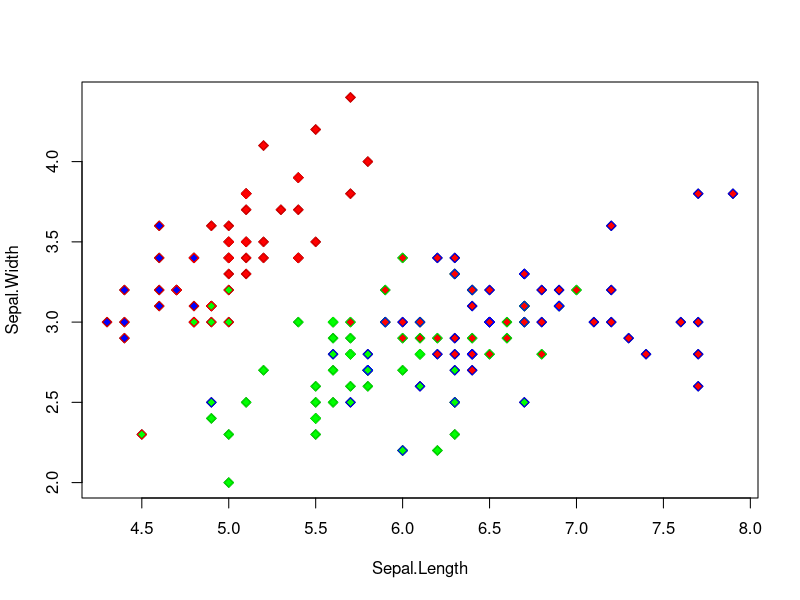
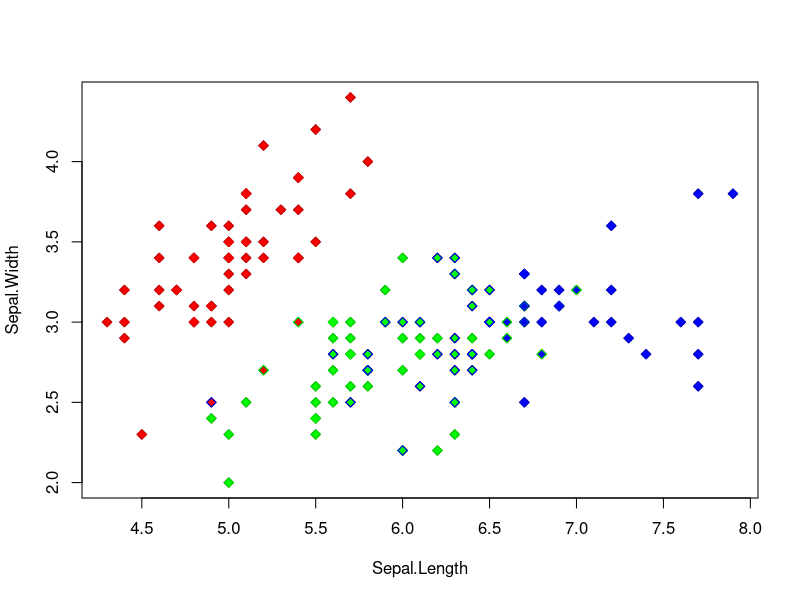
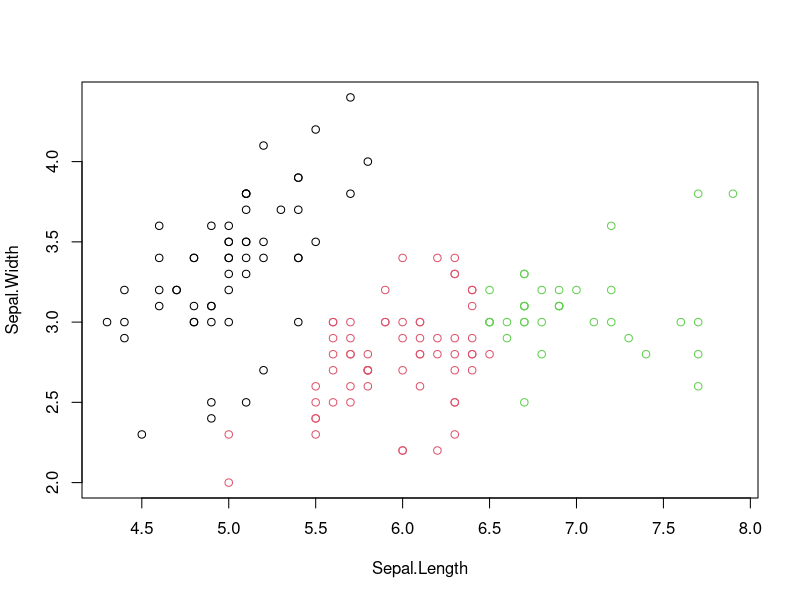
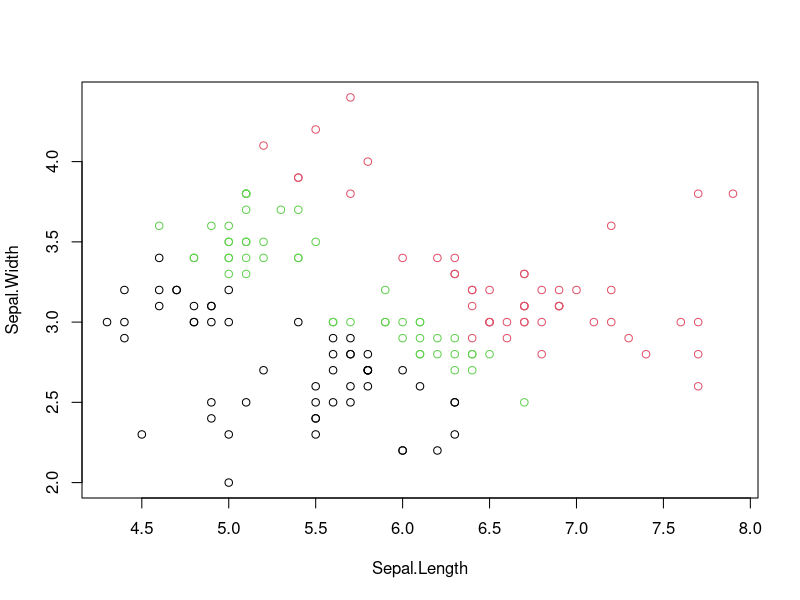
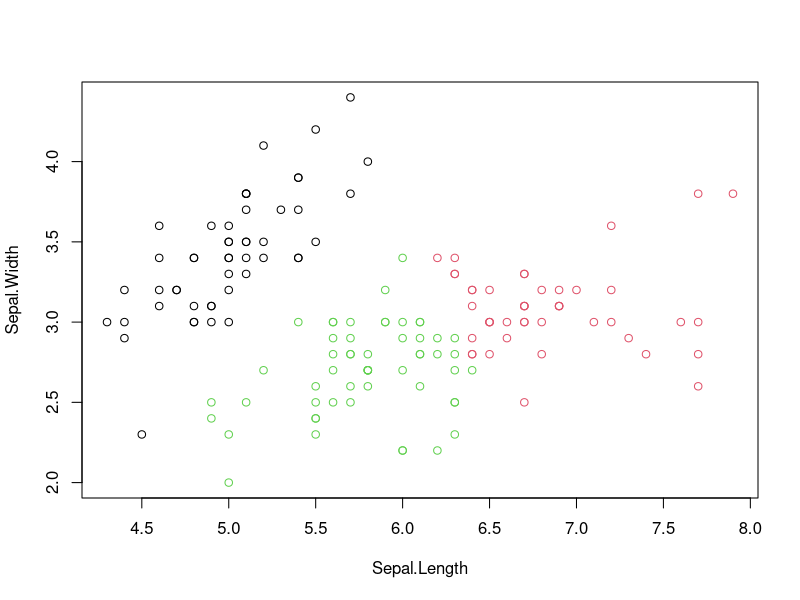
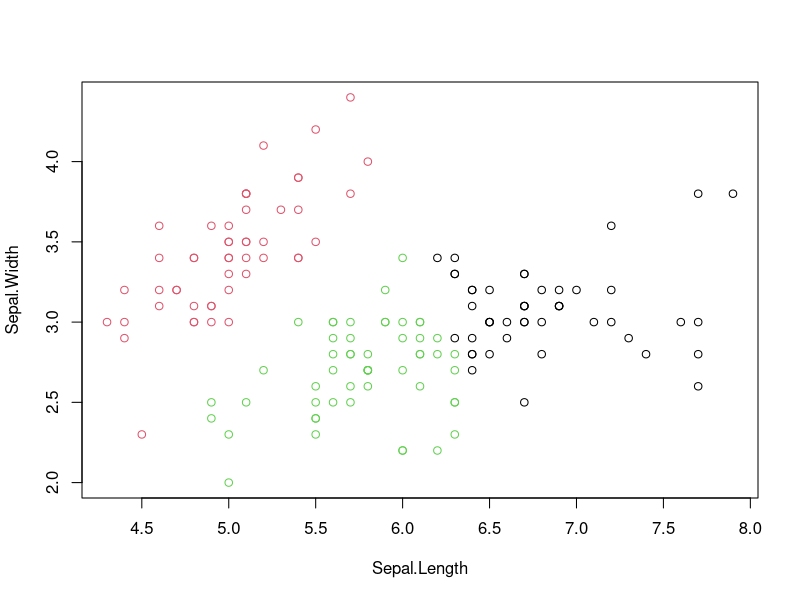
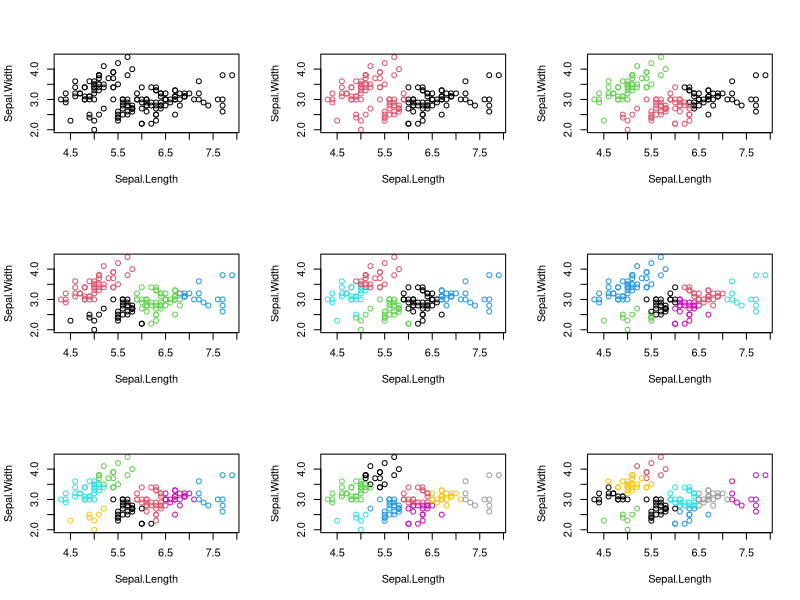
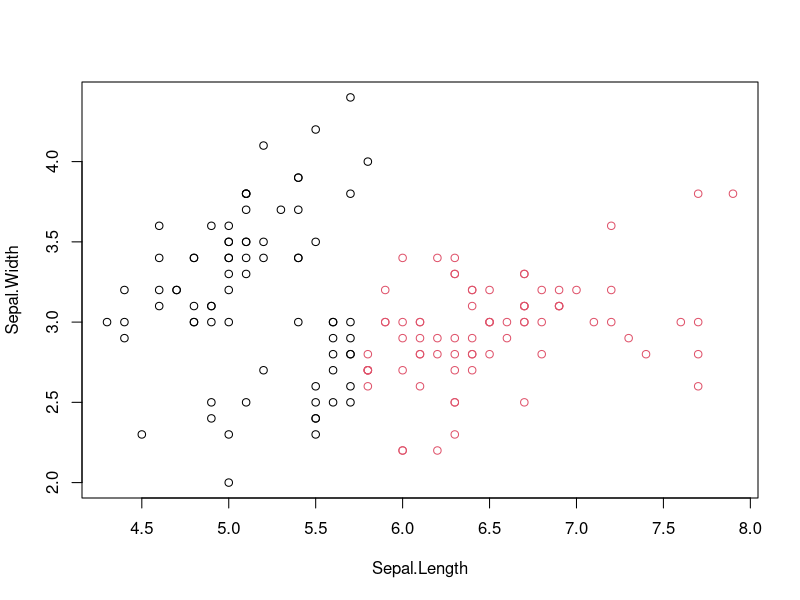

The R script that drew these images, in order: (Note: this script raises an error after producing the figures.)
# prac_2b

X=iris[,1:2]
Y=iris[,5]

?kmeans

result <- kmeans(X,X[1:3,],iter.max=1,algorithm="Lloyd")
result$centers
result$cluster
plot(X,bg=c("red","green","blue")[unclass(result$cluster)],pch=23)
points(x=iris$Sepal.Length,iris$Sepal.Width,col=c("red","green","blue")[unclass(iris$Species)],pch=23)

# change initialization
init=data.frame(Sepal.Length=c(5,6,7),
                Sepal.Width=c(3.5,2.5,2.5))
result <- kmeans(X,init,iter.max=1,algorithm="Lloyd")
result$centers
result$cluster
plot(X,bg=c("red","green","blue")[unclass(result$cluster)],pch=23)
points(x=iris$Sepal.Length,iris$Sepal.Width,col=c("red","green","blue")[unclass(iris$Species)],pch=23)




# 4 repeat running code to see the how it changes with each iteration
result <- kmeans(X,result$centers,iter.max=1,algorithm="Lloyd")
result$centers
result$cluster
plot(X,col=result$cluster)

#5. We can let the algorithm itself choose the initial values, and only specify the number of clusters. Run this code several times and observe the differences.
numClusters <- 3
result <- kmeans(X,numClusters,nstart=1,iter.max=1,algorithm="Lloyd")
result$centers
result$cluster
plot(X,col=result$cluster)

# change nstart=1000. This changes the number of random sets to be choosen to 1000. E.g. start iterations after finding a good place to start. (I think sets the starting point at the average?? need to check)
numClusters <- 3
result <- kmeans(X,numClusters,nstart=1000,iter.max=1,algorithm="Lloyd")
result$centers
result$cluster
plot(X,col=result$cluster)

# 7 try default
result = kmeans(X,numClusters)
plot(X,col=result$cluster)


# how many clusters do we need for a clean devide... Well this is unsupervised not supervised.
# But more clusters the more messy it seems. If not 6. if supervised then number of clusters=number of classes unless bimodal?
# Clean is subjective...


# Crash and burned from here
par(mfrow=c(3,3))
numClusters=seq(1:9)
for(i in 1:9){
result = kmeans(X,numClusters[i])
plot(X,col=result$cluster)}
par(mfrow=c(1,1))

result = kmeans(X,2)
plot(X,col=result$cluster)
## Labbleed and supervised. Actual data is messy... 
# Real
plot(iris$Sepal.Length,iris$Sepal.Width,col=iris$Species)

library(dplyr)
set.seed(100)
data.train=sample_frac(iris,0.5)
iris_index <- as.numeric(rownames(data.train))
data.test <- iris[-iris_index,]
labels3=data.train[,5]
results3=knn(train = data.train[,1:4],test = data.test[,1:4],cl=labels3,k=3)
results3==data.test[,5]
plot(x=data.test$Sepal.Length,y=data.test$Sepal.Width,col=results3)
